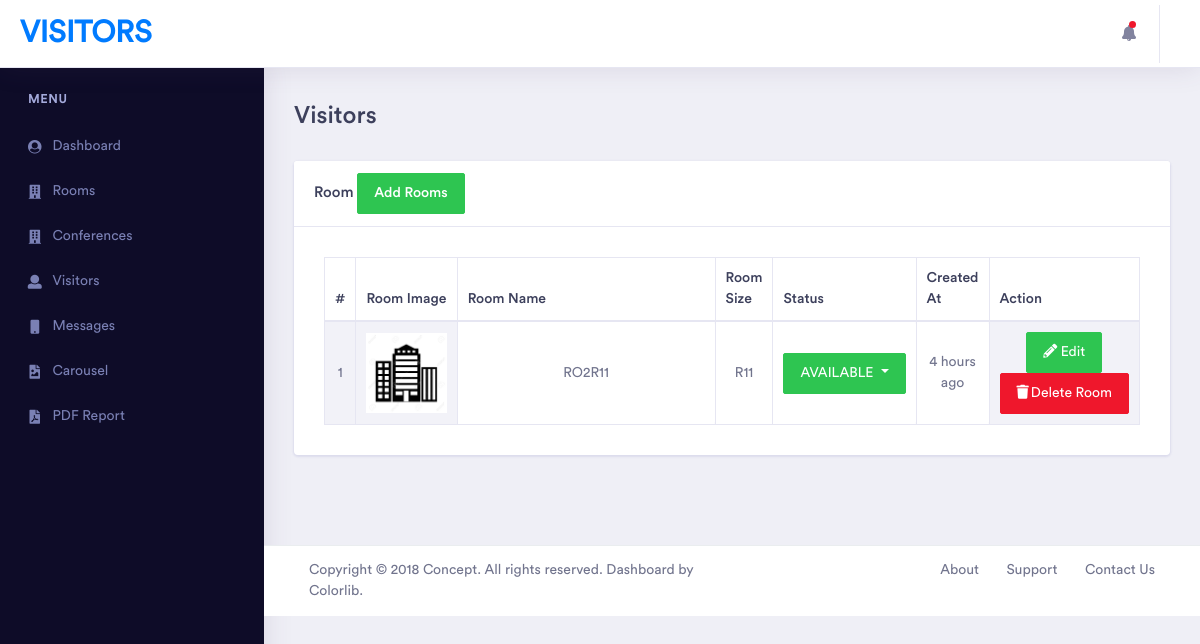
The app's page /visitorsadmin/room with its own data.
### visitorsfront/models.py (models this page shows, shortened)
class Room(models.Model):
    room_name = models.CharField(max_length=200, null=False, blank=False)
    room_number = models.CharField(max_length=200, null=False, blank=False)
    room_image = models.ImageField(max_length=200, null=False, blank=False, upload_to='rooms')
    created_at = models.DateTimeField(auto_now_add=True)
    updated_at = models.DateTimeField(auto_now=True)
    ROOM_STATUS=(
        ('AVAILABLE', 'Available'),
        ('UNAVAILABLE','Unavailable'),
    )
    status = models.CharField(choices=ROOM_STATUS, max_length=200, null=False, blank=False, default='AVAILABLE')

### visitorsadmin/views.py (the view)
# urls.py: path('room', views.room, name='room'),
def room(request):
    rooms =Room.objects.all()
    context = {
        'rooms': rooms,
    }
    return render(request, 'tulia/orders/new_orders.html', context)

### visitorsadmin/templatetags/call_method.py (called while the page is built)
@register.filter(name='messagesss')
def allmessages(request):
    messages = Message.objects.order_by('-created_at')
    if messages:
        return messages
    return None

### visitorsadmin/templates/tulia/orders/new_orders.html (shortened to what this page needs)
{% extends 'tulia/dashboard/dashboard.html' %}
{% load humanize %}
{% load static %}
{% block content %}
    <div class="dashboard-wrapper">
            <div class="container-fluid  dashboard-content">
                <div class="row">
                    <div class="col-xl-12 col-lg-12 col-md-12 col-sm-12 col-12">
                        <div class="page-header">
                            <h2 class="pageheader-title">Visitors</h2>
                        </div>
                    </div>
                </div>
                <div class="row">
                    <div class="col-xl-12 col-lg-12 col-md-12 col-sm-12 col-12">
                        <div class="card">
                            <h5 class="card-header">Room <a href="#" class="btn-success btn pull-right" data-toggle="modal" data-target="#productadd">Add Rooms </a></h5>
                            <div class="card-body">
                                <div class="table-responsive">
                                 {% if rooms|length > 0 %}
                                    <div class="main-chart" id="line-chart" style="padding: 10px">
                                       <table id="" class="example table table-striped table-bordered" style="">
                                            <thead>
                                                <tr class="text-capitalize">
                                                    <th>#</th>
                                                    <th>Room Image</th>
                                                    <th>Room Name</th>
                                                    <th>Room Size</th>
                                                    <th>Status</th>
                                                    <th>Created At</th>
                                                    <th>Action</th>
                                                </tr>
                                            </thead>
                                            <tbody>
                                                {% for room in rooms %}
                                                    <tr class="text-center ">
                                                        <td>{{ forloop.counter }}</td>
                                                         <td class="tb-data tb-data" style="width: 110px; position: relative">
                                                            <div class="product-image ">
                                                               <img style="width: 100%;" src="{{ room.room_image.url }}" alt="{{ room.room_name }}">
                                                            </div>
                                                        </td>
                                                        <td class="product-details" style="width: 299px; text-transform: uppercase;">{{ room.room_name }}</td>
                                                        <td class="product-details" style="">{{ room.room_number }}</td>
                                                        <td class="product-details" style="">
                                                            <div class="btn-group dropdown">
                                                              <button type="button" class="btn
                                                              {% if room.status == 'AVAILABLE' %}
                                                                     btn-success
                                                              {% elif room.status == 'UNAVAILABLE' %}
                                                                     btn-danger
                                                               {% endif %}
                                                               dropdown-toggle" data-toggle="dropdown" aria-haspopup="true" aria-expanded="false">
                                                                {{room.status}}
                                                              </button>
                                                            </div>
                                                        </td>
                                                        <td class="product-details" style="">{{ room.created_at|naturaltime}}</td>
                                                        <td>
                                                            <a href="" class="btn btn-success" data-toggle="modal" data-target="#productedit{{ room.id }}"><i class="fas fa-pencil-alt"></i> Edit</a>
                                                            <a href="{% url 'VisitorsAdmin:deleteroom' room.id %}"  class="btn btn-danger"><i class="fas fa-trash " style="padding-right: 2px"></i>Delete Room</a>
                                                        </td>
                                                    </tr>
                                                {% endfor %}
                                            </tbody>
                                       </table>
                                    </div>
                                {% endif %}
                                </div>
                            </div>
                        </div>
                    </div>
                </div>
            </div>
            <div class="footer">
                <div class="container-fluid">
                    <div class="row">
                        <div class="col-xl-6 col-lg-6 col-md-12 col-sm-12 col-12">
                            Copyright © 2018 Concept. All rights reserved. Dashboard by <a href="https://colorlib.com/wp/">Colorlib</a>.
                        </div>
                        <div class="col-xl-6 col-lg-6 col-md-12 col-sm-12 col-12">
                            <div class="text-md-right footer-links d-none d-sm-block">
                                <a href="javascript: void(0);">About</a>
                                <a href="javascript: void(0);">Support</a>
                                <a href="javascript: void(0);">Contact Us</a>
                            </div>
                        </div>
                    </div>
                </div>
            </div>
        </div>
{% endblock content %}

### records on screen
Room: room_image (picture), room_name "RO2R11", room_number "R11", status "AVAILABLE", created_at "4 hours ago"
